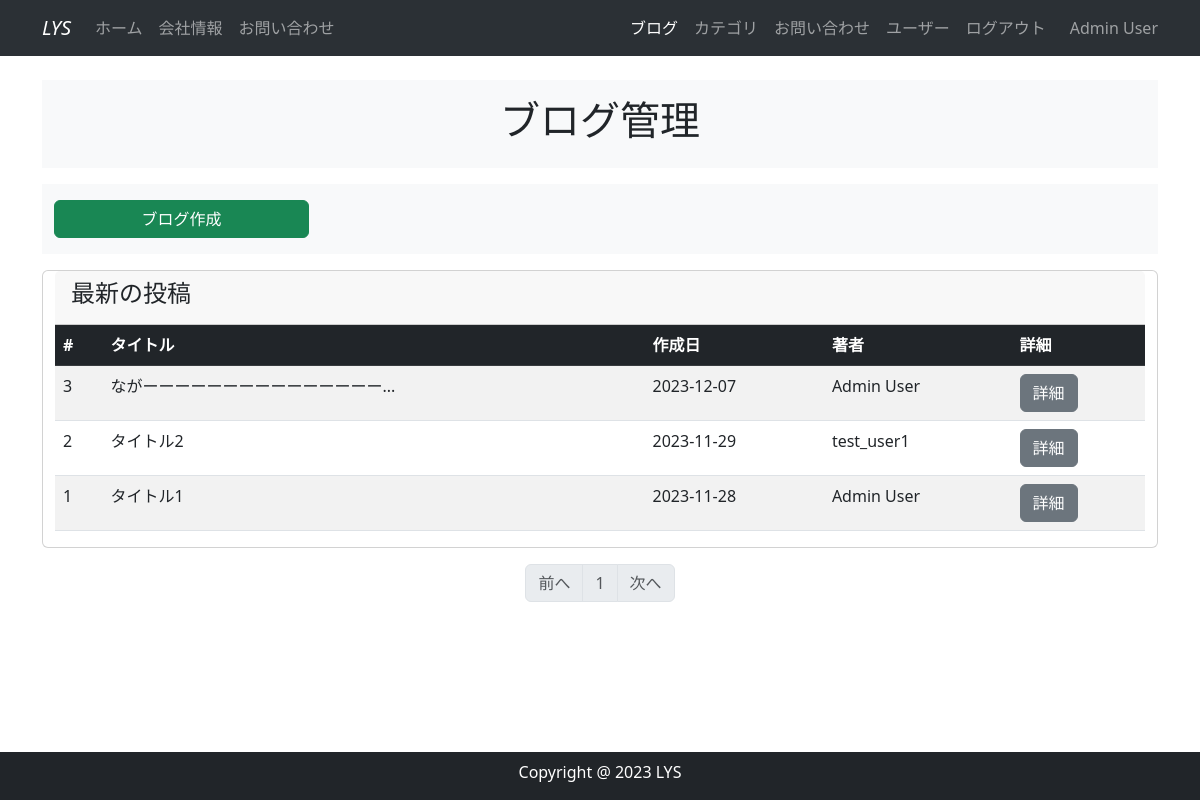
/blog_maintenance (signed in), run on the app's committed database.
### company_blog/models.py (models this page shows, shortened)
class User(db.Model, UserMixin):   # テーブル(model)を作成※modelクラスがデータベースのテーブルになる(db.Modelを継承して作成)
    __tablename__ = 'users' # テーブル名を指定(これを記述しない場合はクラス名のuserがテーブル名になる)
    id = db.Column(db.Integer, primary_key=True)    # Primary_keyは自動で数字が振られる
    email = db.Column(db.String(64), unique=True, index=True)    # Stringは最大文字数を指定できる
    username = db.Column(db.String(64), unique=True, index=True)
    password_hash = db.Column(db.String(128)) # ハッシュ化=暗号化的なもの(暗号化は元に戻すことが可能だけどハッシュ化はできない)
    administrator = db.Column(db.String(1)) # ←追加した列
    post = db.relationship('BlogPost', backref='author', lazy='dynamic')    # モデル：BlogPostとのリレーションシップを設定【1対多の設定方法】
    @property
    def password(self):
        raise AttributeError('password is not a readable attribute')    # ハッシュ化前のPWを参照しようとすると←のエラーメッセージを表示

class BlogPost(db.Model):
    __tablename__ = 'blog_post'
    id = db.Column(db.Integer, primary_key=True)
    user_id = db.Column(db.Integer, db.ForeignKey('users.id'))  # ForeignKey=外部キー制約を設定　※('users=テーブル名.id=列名')を指定
    category_id = db.Column(db.Integer, db.ForeignKey('blog_category.id'))
    date = db.Column(db.DateTime, default=datetime.now(timezone('Asia/Tokyo'))) # 日時をデフォルトで入力(datetimeとtimezoneはライブラリのインポートが必要)
    title = db.Column(db.String(140))
    text = db.Column(db.Text)   # db.Text=長文の文字列を格納
    summary = db.Column(db.String(140)) # 記事の要約を格納する列
    featured_image = db.Column(db.String(140))  # アイキャッチ画像(=記事の特徴を示す画像)ファイルへのディレクトリを保持する属性値を定義

### company_blog/main/views.py (the view)
@main.route('/blog_maintenance')
@login_required
def blog_maintenance():
    page = request.args.get('Page', 1, type=int)
    blog_posts = BlogPost.query.order_by(BlogPost.id.desc()).paginate(page=page, per_page=10)   # DBからブログ記事を取得(ID降順)
    return render_template('blog_maintenance.html', blog_posts=blog_posts)

### company_blog/models.py (called while the page is built)
@login_manager.user_loader  # ユーザー認証にかかわる関数を指定
def load_user(user_id):    # 引数にはユーザーを認証する際にユーザーを識別する情報を指定
    with app.app_context():
        return db.session.get(User, user_id)    # useridを元にUserからデータを読み込み、そのユーザーの情報を返す

### company_blog/templates/blog_maintenance.html
{% extends "base.html" %}
{% block content %}
    <div class="container my-3 py-3 bg-light">
        <div class="row">
            <div class="col-md-6 m-auto text-center">
                <h1>ブログ管理</h1>
            </div>
        </div>
    </div>
    <div class="container my-3 py-3 bg-light">
        <div class="row">
            <div class="col-md-3">
                <a href="{{ url_for('main.create_post') }}" class="btn btn-success w-100">ブログ作成</a>
            </div>
        </div>
    </div>
    <div class="container my-3">
        <div class="row">
            <div class="card">
                <div class="card-header">
                    <h4>最新の投稿</h4>
                </div>
                <div class="table-responsive">
                    <table class="table table-striped text-nowrap">
                        <thead class="table-dark">
                            <tr>
                            <th>#</th>
                            <th>タイトル</th>
                            <th>作成日</th>
                            <th>著者</th>
                            <th>詳細</th>
                            </tr>
                        </thead>
                        <tbody>
                            {% for post in blog_posts.items %}
                            <tr>
                                <td>{{ post.id }}</td>
                                <td>{{ post.title | truncate(20) }}</td>
                                <td>{{ post.date.strftime('%Y-%m-%d') }}</td>
                                <td>{{ post.author.username | truncate(10) }}</td>
                                <td><a href="{{ url_for('main.blog_post', blog_post_id=post.id) }}" class="btn btn-secondary">詳細</a></td>
                            </tr>
                            {% endfor %}
                        </tbody>
                    </table>
                </div>
            </div>
        </div>
    </div>
    <nav class="my-2" aria-label="Page navigation">
        <ul class="pagination justify-content-center">
            <li {% if blog_posts.has_prev %}class="page-item"{% else %}class="page-item disabled"{% endif %}><a class="page-link" href="{% if blog_posts.has_prev %}{{ url_for('main.blog_maintenance', page=blog_posts.prev_num) }}{% else %}#{% endif %}">前へ</a></li>
            {% for page_num in blog_posts.iter_pages(left_edge=1, right_edge=1, left_current=1, right_current=1) %}
                {% if page_num %}
                    {% if blog_posts.page == page_num %}
                        <li class="page-item disabled"><a class="page-link" href="#">{{ page_num }}</a></li>
                    {% else %}
                        <li class="page-item"><a class="page-link" href="{{ url_for('main.blog_maintenance', page=page_num)}}">{{ page_num }}</a></li>
                    {% endif %}
                {% else %}
                    <li class="page-item disabled"><a class="page-link" href="#">&hellip;</a></li>
                {% endif %}
            {% endfor %}
            <li {% if blog_posts.has_next %}class="page-item"{% else %}class="page-item disabled"{% endif %}><a class="page-link" href="{% if blog_posts.has_next %}{{ url_for('main.blog_maintenance', page=blog_posts.next_num) }}{% else %}#{% endif %}">次へ</a></li>
        </ul>
    </nav>
{% endblock %}

### company_blog/templates/base.html (shortened to what this page needs)
<!DOCTYPE html>
<html lang="en">
<head>
    <link href="https://cdn.jsdelivr.net/npm/bootstrap@5.3.0/dist/css/bootstrap.min.css" rel="stylesheet">
</head>
<body>
    <nav class="navbar navbar-expand-lg bg-body-tertiary fixed-top" data-bs-theme="dark">
        <div class="container">
          <a class="navbar-brand fst-italic" href="{{url_for('main.index')}}">LYS</a>
          <div class="collapse navbar-collapse" id="navbarSupportedContent">
            <ul class="navbar-nav">
              <li class="nav-item">
                <a class="nav-link {% if request.endpoint == 'main.index' %} active{% endif %}" href="{{url_for('main.index')}}">ホーム</a>
              </li>
              <li class="nav-item">
                <a class="nav-link {% if request.endpoint == 'main.info' %} active{% endif %}" href="{{url_for('main.info')}}">会社情報</a>
              </li>
              <li class="nav-item">
                <a class="nav-link {% if request.endpoint == 'main.inquiry' %} active{% endif %}" href="{{url_for('main.inquiry')}}">お問い合わせ</a>
              </li>
            </ul>
            <br>
            <ul class="navbar-nav ms-auto">
              {% if current_user.is_authenticated %}
                <li class="nav-item">
                    <a class="nav-link {% if request.endpoint == 'main.blog_maintenance' %} active{% endif %}" href="{{url_for('main.blog_maintenance')}}">ブログ</a>
                </li>
                <li class="nav-item">
                    <a class="nav-link {% if request.endpoint == 'main.category_maintenance' %} active{% endif %}" href="{{url_for('main.category_maintenance')}}">カテゴリ</a>
                </li>
                <li class="nav-item">
                    <a class="nav-link {% if request.endpoint == 'main.inquiry_maintenance' %} active{% endif %}" href="{{url_for('main.inquiry_maintenance')}}">お問い合わせ</a>
                </li>
                <li class="nav-item">
                    <a class="nav-link {% if request.endpoint == 'users.user_maintenance' %} active{% endif %}" href="{{url_for('users.user_maintenance')}}">ユーザー</a>
                </li>
                <li class="nav-item">
                    <a class="nav-link" href="{{ url_for('users.logout') }}">ログアウト</a>
                </li>
                <span class="navbar-text ms-3">
                    {{ current_user.username | truncate(10) }}
                </span>
              {% endif %}
            </ul>
          </div>
        </div>
      </nav>
      {% from "_formhelpers.html" import render_field %}
      <div class="container" style="padding-top: 4rem; padding-bottom: 4rem;">
          {% block content %}
          {% endblock %}
      </div>
</body>
<footer id="fotter" class="fotter text-center pt-2 bg-dark fixed-bottom">
    <div class="container">
        <div class="row">
            <div class="col text-white">
                <p>Copyright @ 2023 LYS</p>
            </div>
        </div>
    </div>
</footer>
</html>

### data on the page
User: username "Admin User"
BlogPost: id "3", title "ながーーーーーーーーーーーーーーー...", date "2023-12-07", author.username "Admin User"
BlogPost: id "2", title "タイトル2", date "2023-11-29", author.username "test_user1"
BlogPost: id "1", title "タイトル1", date "2023-11-28", author.username "Admin User"

### other printed values
{{ page_num }} "1"
